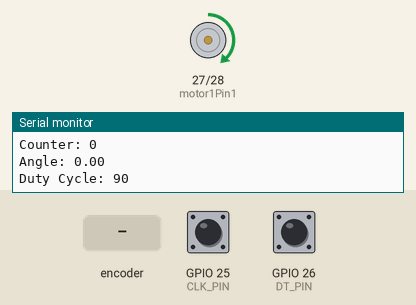
The program below on a simulated ESP32. Parts: motor-driver pin pairs drawn as motors (green arrow = first pin HIGH = forward, orange = second pin HIGH = backward, longer = more drive, scaled by the enable pin), the last lines printed to the serial monitor. The test bench sets the inputs (shaded band); at power-on: GPIO 25 (CLK_PIN) HIGH, GPIO 26 (DT_PIN) HIGH.

Above: at 1.2 s.
1.3 s: rotary encoder on GPIO 25 (CLK_PIN) / GPIO 26 (DT_PIN) turned 2 steps (second pin leading)
At 2.8 s:
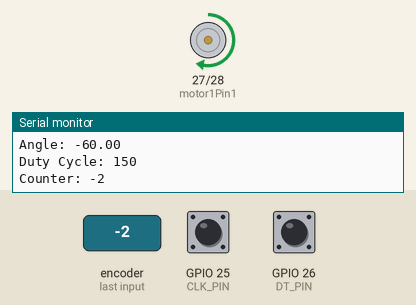
3.2 s: rotary encoder on GPIO 25 (CLK_PIN) / GPIO 26 (DT_PIN) turned 2 steps (second pin leading)
At 4.6 s:
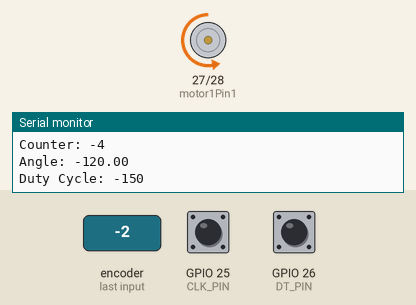
5.1 s: rotary encoder on GPIO 25 (CLK_PIN) / GPIO 26 (DT_PIN) turned 3 steps (first pin leading)
At 5.32 s:
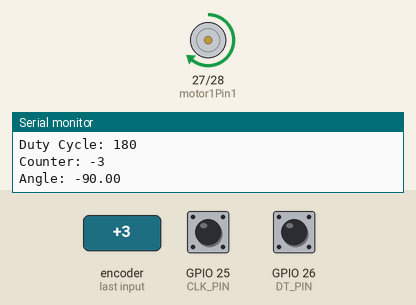
7.2 s: rotary encoder on GPIO 25 (CLK_PIN) / GPIO 26 (DT_PIN) turned 3 steps (first pin leading)
At 8.5 s:
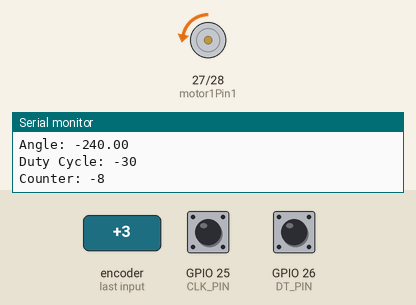
9.3 s: rotary encoder on GPIO 25 (CLK_PIN) / GPIO 26 (DT_PIN) turned 2 steps (second pin leading)
At 10.2 s:
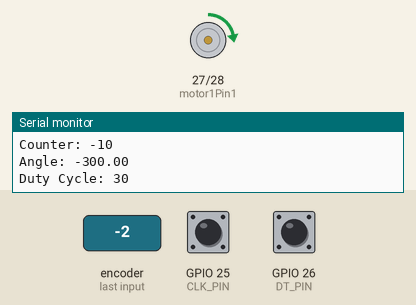
Timing chart, 0 to 12.2 s (numbered marks = the images above; inputs shaded):
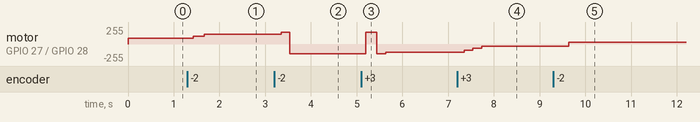

The program:

main.cpp
```cpp
#include <Arduino.h>

// put function declarations here:
int myFunction(int, int);

#define CLK_PIN 25 // ESP32 pin GPIO25 connected to the rotary encoder's CLK pin
#define DT_PIN  26 // ESP32 pin GPIO26 connected to the rotary encoder's DT pin

const int ENCODER_CPR = 12; // counts per revolution (CPR) of the rotary encoder

const int SETPOINT_ANGLE = 90; // desired angle to reach

int counter = 0;
float angle = 0;
int CLK_state;
int prev_CLK_state;

int motor1Pin1 = 27;
int motor1Pin2 = 28;
int enable1Pin = 14;

// Setting PWM properties
const int freq = 30000;
const int pwmChannel = 0;
const int resolution = 8;

void setup() {
  Serial.begin(9600);

  // configure encoder pins as inputs
  pinMode(CLK_PIN, INPUT);
  pinMode(DT_PIN, INPUT);
  pinMode(motor1Pin1, OUTPUT);
  pinMode(motor1Pin2, OUTPUT);
  pinMode(enable1Pin, OUTPUT);

  // configure LEDC PWM
  ledcAttachChannel(enable1Pin, freq, resolution, pwmChannel);
  // read the initial state of the rotary encoder's CLK pin
  prev_CLK_state = digitalRead(CLK_PIN);}

void loop() {
  CLK_state = digitalRead(CLK_PIN);
  if (CLK_state != prev_CLK_state && CLK_state == HIGH) {
    if (digitalRead(DT_PIN) == HIGH) {
      counter--;
    } else {
      counter++;
    }
  }
  float angle = getAngle();
  prev_CLK_state = CLK_state;

  Serial.print("Counter: ");
  Serial.println(counter);
  Serial.print("Angle: ");
  Serial.println(angle);

  int dutyCycle = returnDutyCycle(angle);
  Serial.print("Duty Cycle: ");
  Serial.println(dutyCycle);

  if(dutyCycle > 0){
    digitalWrite(motor1Pin1, HIGH);
    digitalWrite(motor1Pin2, LOW);
    ledcWrite(enable1Pin, dutyCycle);
  }else if(dutyCycle < 0){
    digitalWrite(motor1Pin1, LOW);
    digitalWrite(motor1Pin2, HIGH);
    ledcWrite(enable1Pin, -dutyCycle);
  }


}


// put function definitions here:
float getAngle() {
  return (float)(counter % ENCODER_CPR) * (360.0 / (float)ENCODER_CPR);
}

int returnDutyCycle(float angle){
  float error = SETPOINT_ANGLE - angle;
  float Kp = 1.0; // proportional gain
  if (error > 180) {
    error = error - 360; // adjust error for angles greater than 180 degrees
  } else if (error < -180) {
    error = error + 360; // adjust error for angles less than -180 degrees
  }

  int dutyCycle = (int)(Kp * error);
  dutyCycle = constrain(dutyCycle, -255, 255); // limit duty cycle
  return dutyCycle;
}
```

Measured:
- after the input at 1.3 s, motor on GPIO 27 (motor1Pin1) / GPIO 28 (motor1Pin2): forward 90/255 → forward 120/255 after 0.13 s, → forward 149/255 0.23 s later
- after the input at 3.2 s, motor on GPIO 27 (motor1Pin1) / GPIO 28 (motor1Pin2): forward 149/255 → forward 179/255 after 0.15 s, → backward 149/255 0.19 s later
- after the input at 5.1 s, motor on GPIO 27 (motor1Pin1) / GPIO 28 (motor1Pin2): backward 149/255 → forward 179/255 after 0.10 s, → backward 149/255 0.24 s later, → backward 120/255 0.20 s later
- after the input at 7.2 s, motor on GPIO 27 (motor1Pin1) / GPIO 28 (motor1Pin2): backward 120/255 → backward 90/255 after 0.15 s, → backward 60/255 0.19 s later, → backward 30/255 0.19 s later
- after the input at 9.3 s, motor on GPIO 27 (motor1Pin1) / GPIO 28 (motor1Pin2): backward 30/255 → forward 30/255 after 0.34 s
